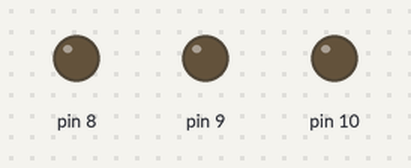
This sketch was run on a simulated Arduino Uno, built with avr-gcc and run on an emulated ATmega328P. Parts: output pins drawn as LEDs (lit = HIGH). WiFi joins after 1.5 s; servers stay silent unless stated; no MQTT or app messages arrive unless stated.

Above: at 3.02 s.
At 5.0 s:
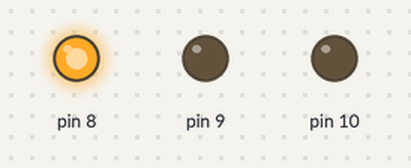
At 8.0 s:
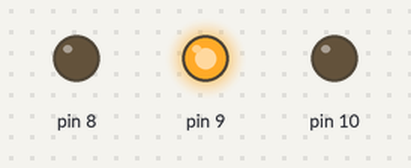
At 11.0 s:
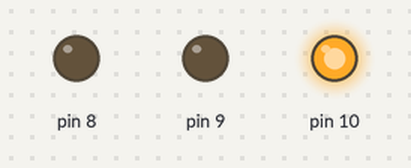
Timing chart, 0 to 16.0 s (numbered marks = the images above):
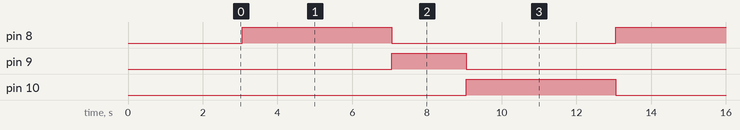

Measured:
- by itself, pin 8, pin 10: alternates HIGH for 4.0 s and LOW for 6.0 s
- by itself, pin 9: alternates HIGH for 2.0 s and LOW for 8.0 s
- by itself, everything shown: repeats every 10.0 s, in 4 steps

The sketch:

projetoSemaforoArduino.ino
```cpp
#include <PubSubClient.h>
#include <Ethernet.h>

byte mac[] = { 0xDE, 0xAD, 0xBE, 0xEF, 0xFE, 0xED };
IPAddress mqtt_server(192, 168, 15, 11); // Endereço IP do servidor MQTT
EthernetClient ethClient;

const int mqtt_port = 1883;
PubSubClient client(ethClient);

void setup() {
  pinMode(8, OUTPUT);
  pinMode(9, OUTPUT);
  pinMode(10, OUTPUT);

  Ethernet.begin(mac);
  delay(1500);

  client.setServer(mqtt_server, mqtt_port);
}

void loop() {
  if (!client.connected()) {
    if (client.connect("arduinoClient")) {
      Serial.println("Conectado ao servidor MQTT");
    } else {
      Serial.print("Falha na conexão com o servidor MQTT, rc=");
      Serial.print(client.state());
      Serial.println(" Tentando novamente em 5 segundos");
      delay(5000);
    }
  }

  if (digitalRead(8) == HIGH) {
    client.publish("seu_topico", "Luz Vermelha está acesa");
  } else if (digitalRead(9) == HIGH) {
    client.publish("seu_topico", "Luz Amarela está acesa");
  } else if (digitalRead(10) == HIGH) {
    client.publish("seu_topico", "Luz Verde está acesa");
  }

  digitalWrite(8, HIGH);
  delay(4000);
  digitalWrite(8, LOW);

  digitalWrite(9, HIGH);
  delay(2000);
  digitalWrite(9, LOW);

  digitalWrite(10, HIGH);
  delay(4000);
  digitalWrite(10, LOW);

  client.loop();
}
```
